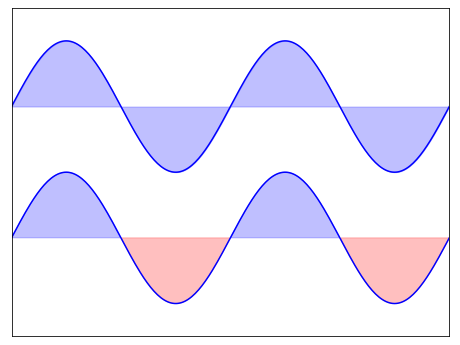

The script that saved this image:
# -----------------------------------------------------------------------------
# Copyright (c) 2015, Nicolas P. Rougier. All Rights Reserved.
# Distributed under the (new) BSD License. See LICENSE.txt for more info.
# -----------------------------------------------------------------------------

#!/usr/bin/env python3

#普通图，填充

import numpy as np
import matplotlib.pyplot as plt

n = 256
X = np.linspace(-np.pi,np.pi,n,endpoint=True) #生成X轴数据
Y = np.sin(2*X) #生成Y轴数据 

plt.axes([0.025,0.025,0.95,0.95]) #设置坐标轴

plt.plot (X, Y+1, color='blue', alpha=1.00) #绘制曲线
plt.fill_between(X, 1, Y+1, color='blue', alpha=.25) #填充1至Y+1两条曲线之间的区域

plt.plot (X, Y-1, color='blue', alpha=1.00) #绘制另一条曲线
plt.fill_between(X, -1, Y-1, (Y-1) > -1, color='blue', alpha=.25) 
plt.fill_between(X, -1, Y-1, (Y-1) < -1, color='red',  alpha=.25)

# 设置横纵坐标上下限及记号
plt.xlim(-np.pi,np.pi), plt.xticks([])
plt.ylim(-2.5,2.5), plt.yticks([])
plt.savefig('./plot_ex.png',dpi=72)# 以分辨率 72 来保存图片
plt.show()
